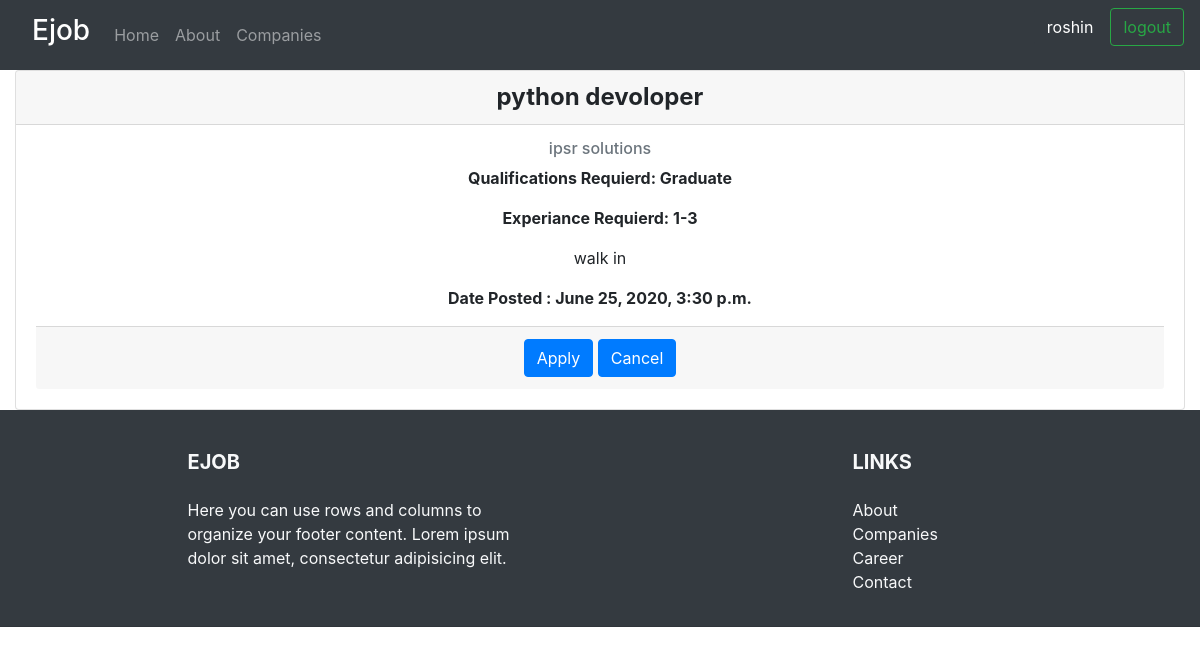
The page /jobs/10/ (signed in) on the database its author committed.
### jobs/models.py (models this page shows, shortened)
class Jobs(models.Model):
    QUALIFICATION = (
                    ('Under Graduate', 'Under Graduate'),
                    ('Graduate', 'Graduate'),
                    ('Post Graduate', 'Post Graduate')
    )
    EXPERIANCE = (
        ('Fresher', 'Fresher'),
        ('1-3', '1-3'),
        ('4-6', '4-6'),
        ('6-10', '6-10'),
        ('More than 10', 'More than 10')
    )
    companies = models.ForeignKey(
        Companies, null=True, on_delete=models.CASCADE)
    title = models.CharField(max_length=250, null=True)
    qualification = models.CharField(
        max_length=250, null=True, choices=QUALIFICATION)
    experiance = models.CharField(
        max_length=250, null=True, choices=EXPERIANCE)
    description = models.TextField(null=True)
    date_created = models.DateTimeField(auto_now_add=True, null=True)

class Companies(models.Model):
    name = models.CharField(max_length=250, null=True)
    email = models.EmailField(max_length=254, null=True)
    phone = models.IntegerField(null=True)
    address = models.TextField(null=True)
    description = models.TextField(null=True)

### jobs/views.py (the view)
# urls.py: path('jobs/<str:pk>/', views.jobsview, name='jobs'),
@login_required(login_url='applicant-login')
def jobsview(request, pk):
    job = Jobs.objects.get(id=pk)
    applicant = Applicant.objects.get(user=request.user)
    form = ApplicationForm(initial={
        "applicant": applicant,
        "jobs": job
    })
    if request.method == 'POST':
        form = ApplicationForm(request.POST)
        if form.is_valid():
            form.save()
            return redirect('/')
    context = {
        'job': job,
        'form': form,
    }
    return render(request, 'jobs.html', context)

### jobs/forms.py
class ApplicationForm(ModelForm):
    class Meta:
        model = Application
        fields = "__all__"
        widgets = {"applicant": forms.HiddenInput(),
                   "jobs": forms.HiddenInput()
                   }

### jobs/templates/jobs.html (shortened to what this page needs)
{% extends 'base.html' %} {% block content %}
<link
  rel="stylesheet"
  href="https://stackpath.bootstrapcdn.com/bootstrap/4.4.1/css/bootstrap.min.css"
/>
<div class="container-fluid">
  <div class="card text-center">
    <h4 class="card-header font-weight-bold">{{job.title}}</h4>
    <div class="card-body">
      <h6 class="card-subtitle mb-2 text-muted">{{job.companies.name}}</h6>
      <p class="card-text font-weight-bold">
        Qualifications Requierd: {{job.qualification}}
      </p>
      <p class="card-text font-weight-bold">
        Experiance Requierd: {{job.experiance}}
      </p>
      <p class="card-text">{{job.description}}</p>
      <p class="card-text font-weight-bold">
        Date Posted : {{job.date_created}}
      </p>
      <div class="card-footer">
        <form action="" method="POST">
          <input type="submit" value="Apply" class="btn btn-primary" />
          <a href="{% url 'home' %}" class="btn btn-primary">Cancel</a>
        </form>
      </div>
    </div>
  </div>
</div>
{% endblock content %}

### jobs/templates/navbar.html (shortened to what this page needs)
<nav class="navbar navbar-expand-lg navbar-dark bg-dark">
	  <a class="navbar-brand ml-3" href="{% url 'home' %}"><h3>Ejob</h3></a>
	  <div class="collapse navbar-collapse" id="navbarTogglerDemo02">
	    <ul class="navbar-nav mr-auto mt-2 mt-lg-0">
	      <li class="nav-item">
	        <a class="nav-link" href="{% url 'home' %}">Home <span class="sr-only">(current)</span></a>
	      </li>
          <li class="nav-item">
	        <a class="nav-link" href="{% url 'about' %}">About <span class="sr-only">(current)</span></a>
	      </li>
		  <li class="nav-item">
	        <a class="nav-link" href="{% url 'companies' %}"> Companies <span class="sr-only">(current)</span></a>
	      </li>
	    </ul>
	    <ul class="navbar-nav">
			<li class="nav-item">
				<p class="btn btn-dark pr-3">{{user.username}}<span class="sr-only">(current)</span></p>
			</li>
			{% if user.is_authenticated %}
	    	<li class="nav-item">
	        <a class="btn btn-outline-success mr-sm-" href="{% url 'applicant-logout' %}">logout<span class="sr-only">(current)</span></a>
			</li>
			{% else %}
			<li class="nav-item">
				<a class="btn btn-outline-success mr-sm-4" href="{% url 'applicant-login' %}">Login/Signup<span class="sr-only">(current)</span></a>
			</li>
			{% endif %}
	     </ul>
	  </div>
	</nav>
	<div>

### rows shown on the page
Jobs: title "python devoloper", companies.name "ipsr solutions", qualification "Graduate", experiance "1-3", description "walk in", date_created "June 25, 2020, 3:30 p.m."

### other values the page prints
{{ user.username }} "roshin"
